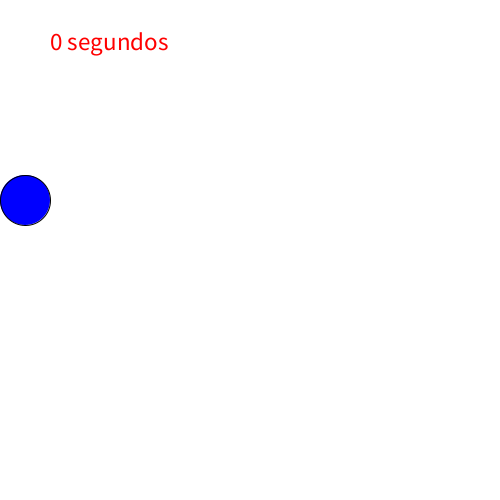
Frame 1 (no input)
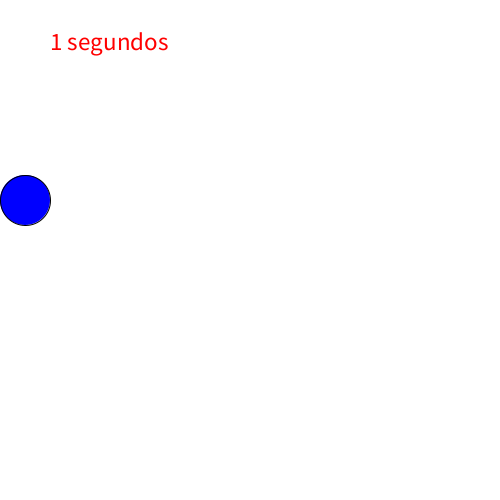
Frame 60 (the mouse pressed at the canvas centre just before this capture)
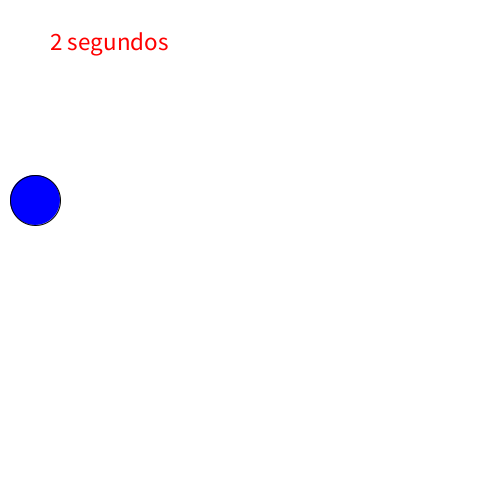
Frame 120 (the mouse held since frame 60 and released just before this capture)

The Processing sketch that drew these frames (run headless with seeded random() and noise(); from frame 60 on, the mouse is pressed at the canvas centre):

// Processing sketch: segunderoConModulo
// ── segunderoConModulo.pde
int px, cuenta;
int segundos; // agregué esto para contar los segundos
void setup() {
  size(500, 500);
  textSize(25);
  px = 25;
}
void draw() {
  background(255);

  fill(0, 0, 255);
  ellipse(px, 200, 50, 50);

  if (frameCount%60==0) { // cade 60 frames
    px+= 10; // aumenta 10
    segundos++; // aumenta uno
  }

  if (segundos > 6) { // esto es equivalente a 6 segundos
    px = 25; // reubico la figura
    segundos = 0; // reinicio el segundero
  }

  fill(255, 0, 0);
  text(segundos + " segundos", 50, 50);
}
